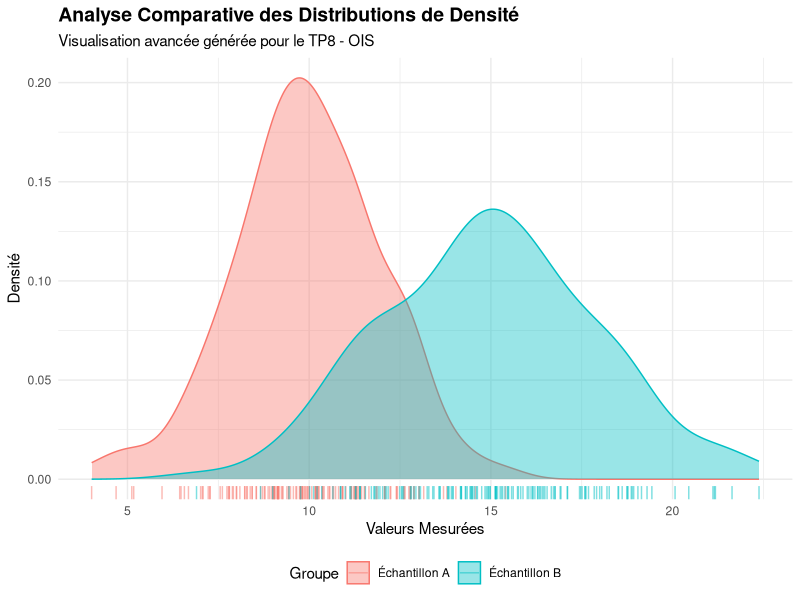

Reproduce this figure in R.
# Chargement de la bibliothèque graphique standard
library(ggplot2)

# 1. Génération de données factices complexes (Distribution bimodale)
set.seed(42)
data1 <- data.frame(Valeur = rnorm(150, mean = 10, sd = 2), Groupe = "Échantillon A")
data2 <- data.frame(Valeur = rnorm(150, mean = 15, sd = 3), Groupe = "Échantillon B")
df <- rbind(data1, data2)

# 2. Création d'une visualisation non triviale (Graphique de densité + Points)
p <- ggplot(df, aes(x = Valeur, fill = Groupe, color = Groupe)) +
  geom_density(alpha = 0.4, position = "identity") +
  geom_rug(alpha = 0.5) + # Ajoute les lignes de points réels en bas
  theme_minimal() +
  labs(
    title = "Analyse Comparative des Distributions de Densité",
    subtitle = "Visualisation avancée générée pour le TP8 - OIS",
    x = "Valeurs Mesurées",
    y = "Densité"
  ) +
  theme(
    plot.title = element_text(face = "bold", size = 14),
    legend.position = "bottom"
  )

# 3. Sauvegarde du graphique au format PNG
ggsave("visualisation_complexe.png", plot = p, width = 8, height = 5)
print("Graphique généré avec succès dans 'visualisation_complexe.png' !")
